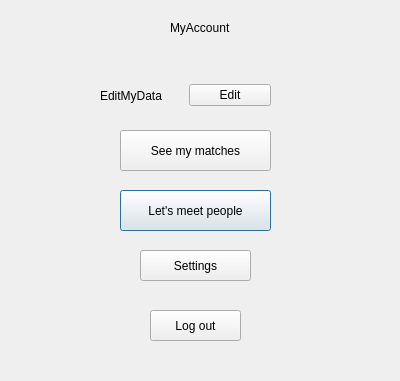
<?xml version="1.0" encoding="UTF-8"?>
<ui version="4.0">
 <class>MyAccount</class>
 <widget class="QDialog" name="MyAccount">
  <property name="geometry">
   <rect>
    <x>0</x>
    <y>0</y>
    <width>400</width>
    <height>381</height>
   </rect>
  </property>
  <property name="windowTitle">
   <string>Dialog</string>
  </property>
  <widget class="QLabel" name="MyAcc">
   <property name="geometry">
    <rect>
     <x>170</x>
     <y>20</y>
     <width>91</width>
     <height>16</height>
    </rect>
   </property>
   <property name="text">
    <string>MyAccount</string>
   </property>
  </widget>
  <widget class="QPushButton" name="BtnToMeetingPage">
   <property name="geometry">
    <rect>
     <x>120</x>
     <y>190</y>
     <width>151</width>
     <height>41</height>
    </rect>
   </property>
   <property name="text">
    <string>Let's meet people</string>
   </property>
  </widget>
  <widget class="QPushButton" name="LogOut">
   <property name="geometry">
    <rect>
     <x>150</x>
     <y>310</y>
     <width>91</width>
     <height>31</height>
    </rect>
   </property>
   <property name="text">
    <string>Log out</string>
   </property>
  </widget>
  <widget class="QWidget" name="layoutWidget">
   <property name="geometry">
    <rect>
     <x>100</x>
     <y>80</y>
     <width>171</width>
     <height>31</height>
    </rect>
   </property>
   <layout class="QHBoxLayout" name="horizontalLayout">
    <item>
     <widget class="QLabel" name="EditMyData">
      <property name="text">
       <string>EditMyData</string>
      </property>
     </widget>
    </item>
    <item>
     <widget class="QPushButton" name="BtnEdit">
      <property name="text">
       <string>Edit</string>
      </property>
     </widget>
    </item>
   </layout>
  </widget>
  <widget class="QPushButton" name="BtnToMyMatches">
   <property name="geometry">
    <rect>
     <x>120</x>
     <y>130</y>
     <width>151</width>
     <height>41</height>
    </rect>
   </property>
   <property name="text">
    <string>See my matches</string>
   </property>
  </widget>
  <widget class="QPushButton" name="ToSettings">
   <property name="geometry">
    <rect>
     <x>140</x>
     <y>250</y>
     <width>111</width>
     <height>31</height>
    </rect>
   </property>
   <property name="text">
    <string>Settings</string>
   </property>
  </widget>
 </widget>
 <resources/>
 <connections/>
</ui>
